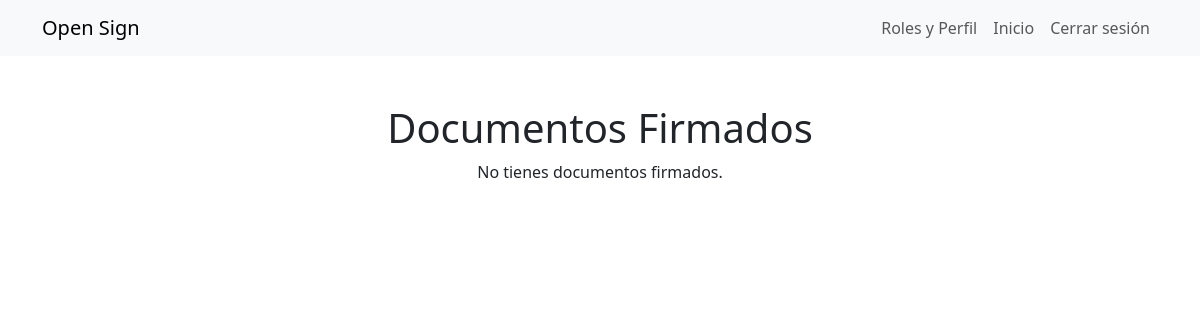
Page /accounts/view-signed-documents/ (signed in) on the earlier database version.
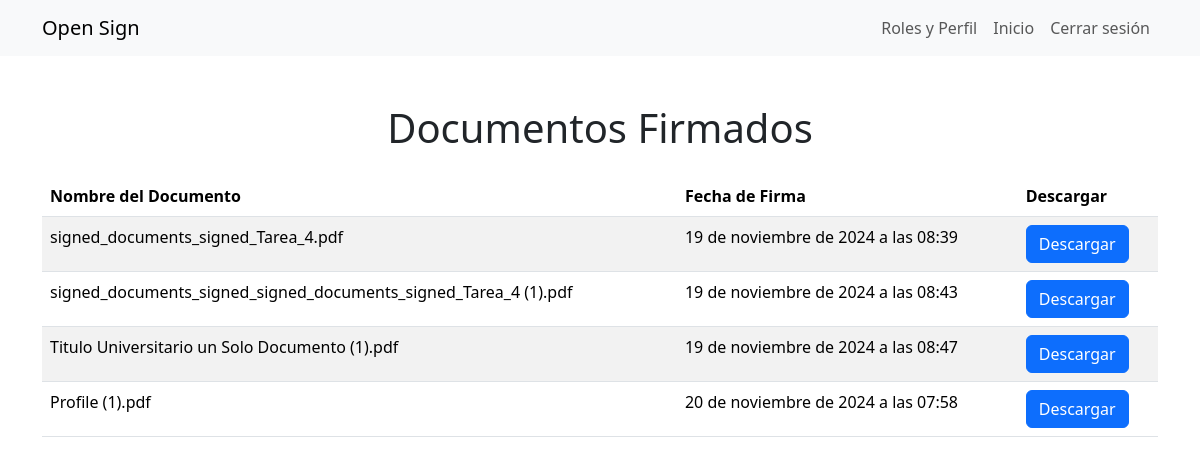
Same page on the later database version.
### accounts/models.py (models this page shows, shortened)
class Signature(models.Model):
    user = models.ForeignKey(User, on_delete=models.CASCADE, related_name='signatures')
    document_name = models.CharField(max_length=255)
    document_file = models.FileField(upload_to='signed_documents/')  # Archivo del documento
    signed_document = models.BinaryField(null=True, blank=True)  # Firma del documento
    authorized_task = models.BooleanField(default=False)  # Estado de autorización de la tarea\
    timestamp = models.DateTimeField(auto_now_add=True)  # Fecha y hora de la firma

### accounts/views.py (the view)
# urls.py: path('view-signed-documents/', views.view_signed_documents, name='view_signed_documents'),  # URL para visualizar documentos firmados
@login_required
def view_signed_documents(request):
    signed_documents = Signature.objects.filter(user=request.user)
    return render(request, 'accounts/view_signed_documents.html', {'signed_documents': signed_documents})

### accounts/templates/accounts/view_signed_documents.html (shortened to what this page needs)
{% extends 'base.html' %}
{% block content %}
           <h1 class="text-center">Documentos Firmados</h1>
        {% if signed_documents %}
            <table class="table table-striped mt-4">
                <thead>
                    <tr>
                        <th>Nombre del Documento</th>
                        <th>Fecha de Firma</th>
                        <th>Descargar</th>
                    </tr>
                </thead>
                <tbody>
                    {% for document in signed_documents %}
                    <tr>
                        <td>{{ document.document_name }}</td>
                        <td>{{ document.timestamp }}</td>
                        <td>
                            <a href="{% url 'download_signed_document' document.id %}" class="btn btn-primary">Descargar</a>
                        </td>
                    </tr>
                    {% endfor %}
                </tbody>
            </table>
        {% else %}
            <p class="text-center">No tienes documentos firmados.</p>
        {% endif %}
{% endblock %}

### accounts/templates/base.html (shortened to what this page needs)
<!DOCTYPE html>
<html lang="es">
<head>
    {% load static %}
    <link href="{% static 'css/bootstrap.min.css' %}" rel="stylesheet">
</head>
<body>
    <nav class="navbar navbar-expand-lg navbar-light bg-light">
        <div class="container">
            <a class="navbar-brand" href="/accounts/home">Open Sign</a>
            <div class="collapse navbar-collapse" id="navbarNav">
                <ul class="navbar-nav ms-auto">
                    <li class="nav-item">
                        <a class="nav-link" href="/accounts/assign-profile">Roles y Perfil</a>
                    </li>
                    <li class="nav-item">
                        <a class="nav-link" href="/accounts/home">Inicio</a>
                    </li>
                    <li class="nav-item">
                        <a class="nav-link" href="/accounts/logout/">Cerrar sesión</a>
                    </li>
                </ul>
            </div>
        </div>
    </nav>
    <div class="container mt-5">
        {% block content %}
        {% endblock %}
    </div>
</body>
</html>

Differences in the rows shown:
added Signature: document_name "signed_documents_signed_Tarea_4.pdf", timestamp "19 de noviembre de 2024 a las 08:39"
added Signature: document_name "signed_documents_signed_signed_documents_signed_Tarea_4 (1).pdf", timestamp "19 de noviembre de 2024 a las 08:43"
added Signature: document_name "Titulo Universitario un Solo Documento (1).pdf", timestamp "19 de noviembre de 2024 a las 08:47"
added Signature: document_name "Profile (1).pdf", timestamp "20 de noviembre de 2024 a las 07:58"
Other differences:
text no longer shown: "No tienes documentos firmados."
text now shown: "Nombre del Documento Fecha de Firma Descargar"
